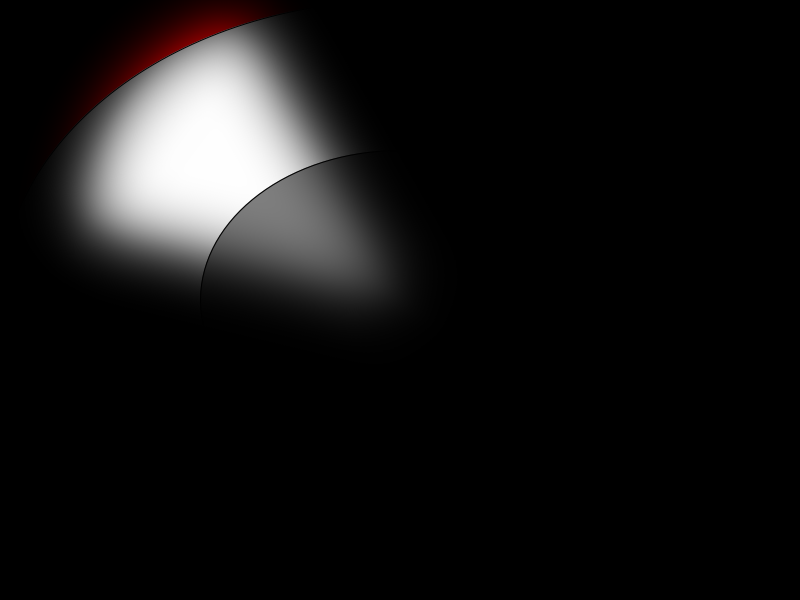
Frame 1 (no input)
Frame 60 (the mouse pressed at the canvas centre just before this capture): identical to frame 1, image omitted
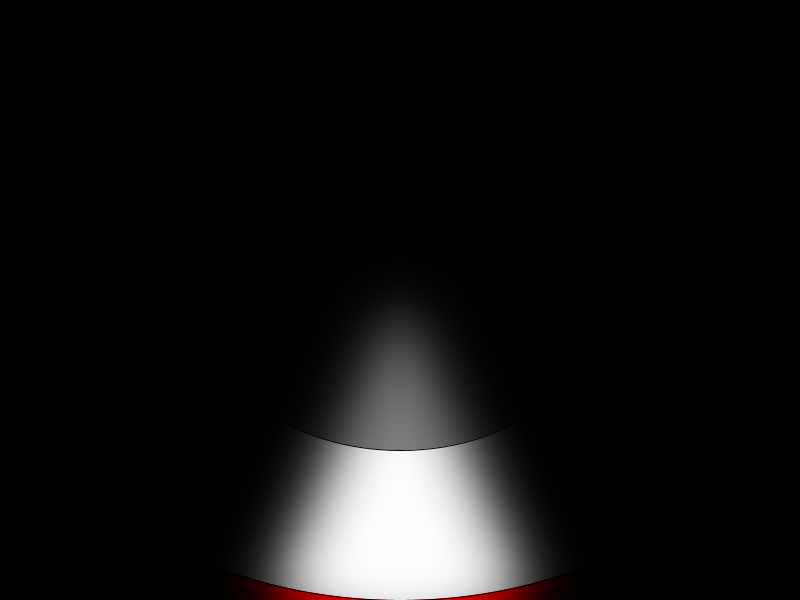
Frame 120 (the mouse held since frame 60 and released just before this capture)

The Processing sketch that drew these frames (run headless with seeded random() and noise(); from frame 60 on, the mouse is pressed at the canvas centre):

// Processing sketch: maskingogogog
// ── maskingogogog.pde
PGraphics rotate_light;
PGraphics frame;
int playerX, playerY;
 
void setup()
{
  size(800,600);
  frame = createGraphics(width, height);
  frame.imageMode(CENTER);
  frame.ellipseMode(CENTER);
  imageMode(CORNER);
  light_initialize();
  rotate_light = createGraphics(width, height);
  rotate_light.imageMode(CENTER);
  frameRate(60);
}
 
void draw()
{
  // DRAW NEW FRAME
  frame.beginDraw();
  frame.background(255, 0, 0);
  frame.fill(255);
  frame.ellipse(width/2, height/2, width, height);
  frame.fill(128);
  frame.ellipse(width/2, height/2, width/2, height/2);
  frame.endDraw();
 
  // DRAW FLASHLIGHT MASK
  rotate_light.beginDraw();
  rotate_light.background(0);
  rotate_light.translate(width/2, height/2);
  rotate_light.rotate(-point_dir());
  rotate_light.image(light_img, 0, 0);
  rotate_light.rotate(point_dir());
  rotate_light.translate(-width/2, -height/2);
  rotate_light.endDraw();
 
  // APPLY FLASHLIGHT MASK TO FRAME
  mask(frame, rotate_light);
 
  // CLEAR BACKGROUND
  background(0);
 
  // DRAW MASKED IMAGE
  image(frame, 0, 0);
}
 
float point_dir()
{
  return (float)Math.atan2(mouseX - width/2, mouseY - height/2) - PI/2;
}
 
public static float light_direction = 0f;
public static PGraphics light_img;
public static int light_sz;
 
private static final float flashlight_reach = 0.85f;
private static final float flashlight_width = radians(30);
private static final int flashlight_blur = 25;
 
void light_initialize()
{
  light_sz = (int)(Math.sqrt(height * height + width * width) + 1);
  light_img = createGraphics(light_sz, light_sz);
  light_img.beginDraw();
  light_img.ellipseMode(CENTER);
  light_img.background(0);
  light_img.stroke(128);
  light_img.fill(255);
  light_img.arc(light_sz/2, light_sz/2,
                flashlight_reach * width, flashlight_reach * height,
                -flashlight_width, flashlight_width);
  light_img.filter(BLUR, flashlight_blur);
  light_img.endDraw();
}
 
void mask(PImage target, PImage mask) {
  mask.loadPixels();
  target.loadPixels();
  if (mask.pixels.length != target.pixels.length) {
    println("Images are not the same size");
  } else {
    for (int i=0; i<target.pixels.length; i++) {
      target.pixels[i] = ((mask.pixels[i] & 0xff) << 24) | (target.pixels[i] & 0xffffff);
    }
    target.updatePixels();
  }
}
